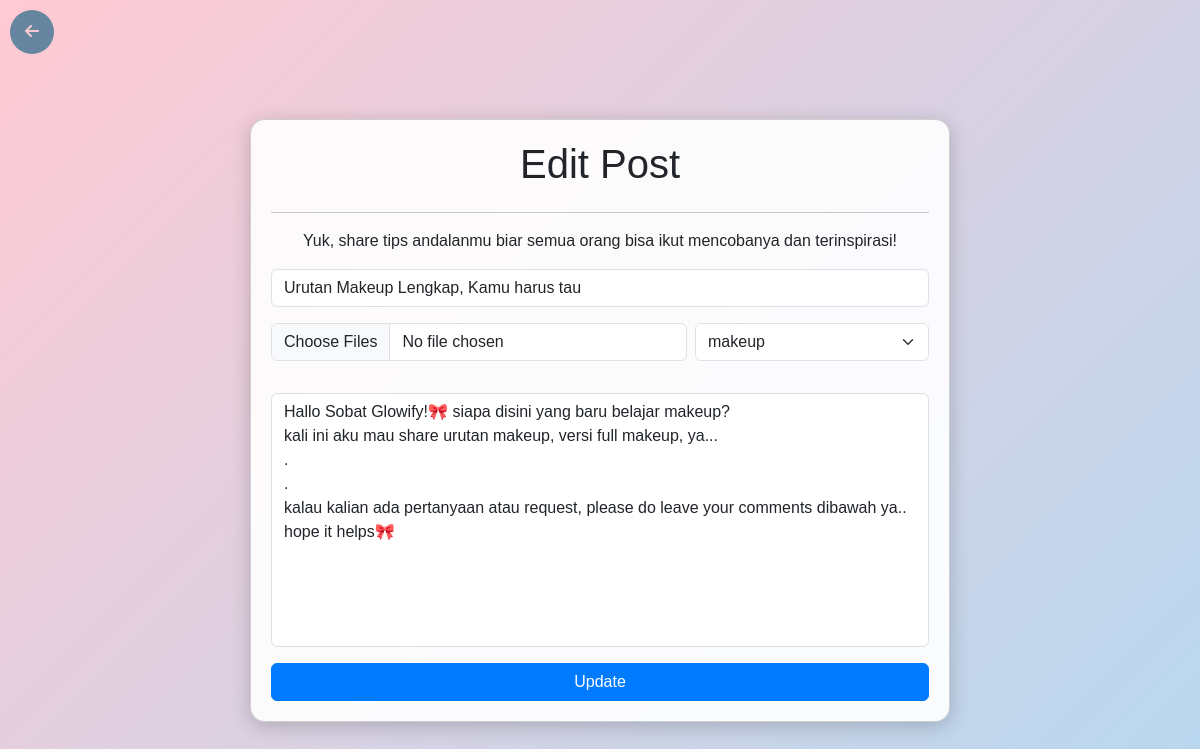
Page /comment/edit.php?post_id=39 on the committed database.
### tables this page shows
CREATE TABLE `post` (
  `post_id` int(11) NOT NULL,
  `title` varchar(100) NOT NULL,
  `content` text NOT NULL,
  `category_id` int(11) NOT NULL,
  `author_id` int(11) NOT NULL,
  `views` int(11) NOT NULL DEFAULT 0,
  `created_at` timestamp NOT NULL DEFAULT current_timestamp(),
  `comment_id` int(11) DEFAULT NULL
);

### comment/edit.php (the view, shortened to what this page needs)
<?php
include '../loginregis/koneksi.php';
$post_id = isset($_GET['post_id']) ? intval($_GET['post_id']) : 0;
$query = mysqli_query($konek, "SELECT * FROM post WHERE post_id = '$post_id'");
if ($query && mysqli_num_rows($query) > 0) {
    $post = mysqli_fetch_assoc($query);
} else {
    echo "<script>alert('Post tidak ditemukan!');window.location.href='../home.php';</script>";
    exit;
}
?>
<!DOCTYPE html>
<html lang="en">
<head>
    <link href="https://cdn.jsdelivr.net/npm/bootstrap@5.3.3/dist/css/bootstrap.min.css" rel="stylesheet">
    <link rel="stylesheet" href="https://cdn.jsdelivr.net/npm/bootstrap-icons@1.11.3/font/bootstrap-icons.min.css">
    <link rel="stylesheet" href="https://cdnjs.cloudflare.com/ajax/libs/font-awesome/6.4.2/css/all.min.css">
</head>
<body>
    <a href="../semuapost.php" class="btn-back"><i class="fa fa-arrow-left"></i></a>
    <main class="d-flex justify-content-center align-items-center">
        <div class="card d-grid col-lg-7 col-12">
            <h1 class="text-center">Edit Post</h1>
            <hr>
            <p class="text-center mb-3">Yuk, share tips andalanmu biar semua orang bisa ikut mencobanya dan terinspirasi!</p>
            <form method="POST" action="" enctype="multipart/form-data">
                <div class="d-grid col-auto gap-3">
                    <input type="text" name="title" placeholder="Title" required class="form-control"
                        value="<?php echo htmlspecialchars($post['title']); ?>">
                    <div class="d-flex col-auto gap-2">
                        <div class="flex-grow-1">
                            <input type="file" name="image[]" id="image" class="form-control" multiple onchange="displaySelectedFiles()">
                        </div>
                        <div class="flex-grow-1">
                            <select id="category" name="category" class="form-select" required>
                                <?php
                                $query = mysqli_query($konek, "SELECT category_id, category_name FROM category");
                                while ($category = mysqli_fetch_array($query)) {
                                    $selected = $post['category_id'] == $category['category_id'] ? 'selected' : '';
                                    echo "<option value='{$category['category_id']}' $selected>{$category['category_name']}</option>";
                                }
                                ?>
                            </select>
                        </div>
                    </div>
                    <textarea class="form-control" rows="10" name="pesan" placeholder="Pesan" required><?php echo htmlspecialchars($post['content']); ?></textarea>
                    <button type="submit" name="submit" class="btn btn-primary col-auto">Update</button>
                </div>
            </form>
        </div>
    </main>
</body>
</html>

### comment/edit.php (style rules this page uses)
body { background: linear-gradient(135deg, #FFCAD4, #b6d8f0); color: #333; overflow-x: hidden; font-family: 'Arial', sans-serif; }
main { margin-top: 20px; min-height: 100vh; }
.card { padding: 20px; border-radius: 15px; background-color: rgba(255, 255, 255, 0.9); box-shadow: 0 4px 20px rgba(0, 0, 0, 0.2); transition: transform 0.2s; }
.btn-primary { background-color: #007bff; border-color: #007bff; }
textarea { resize: none; background-color: #f8f9fa; color: #333; }
.btn-back { border: none; padding: 10px 15px; display: inline-block; border-radius: 50%; background-color: #65869e; color: #FFCAD4; position: absolute; top: 10px; left: 10px; }

### rows in the picture
post: title "Urutan Makeup Lengkap, Kamu harus tau", pesan "Hallo Sobat Glowify!🎀 siapa disini yang baru belajar makeup? kali ini aku mau share urutan makeup, versi full makeup, ya... . . kalau kalian ada pertanyaan atau request, please do leave your comments dibawah ya.. hope it helps🎀"

### other values in the picture
form field category "makeup"
